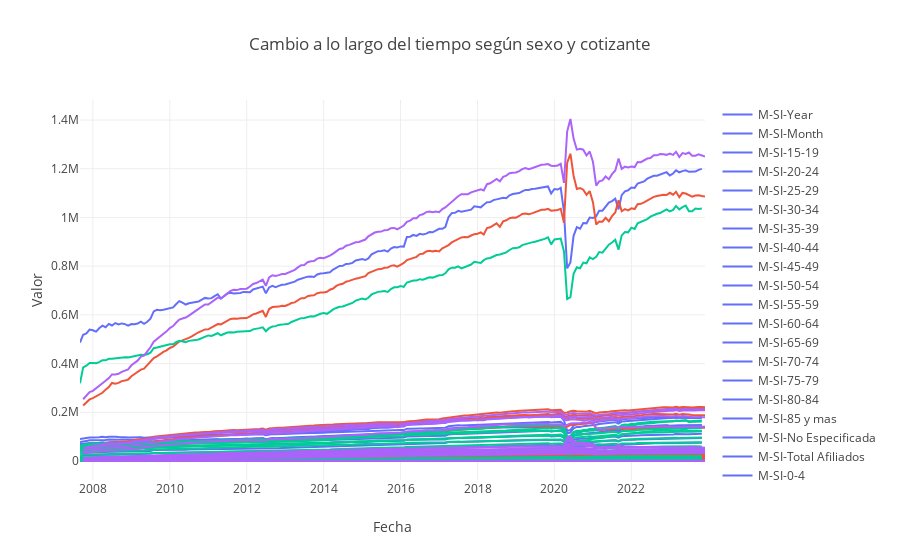
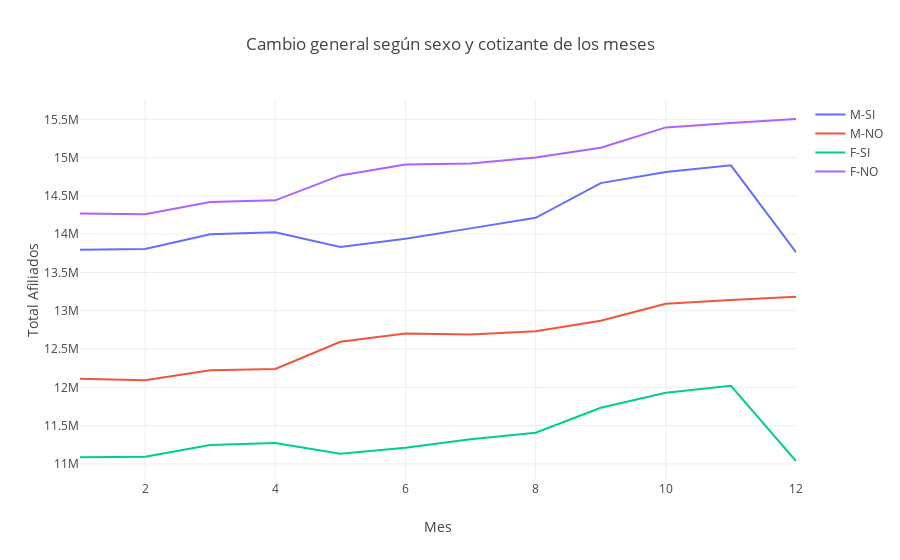
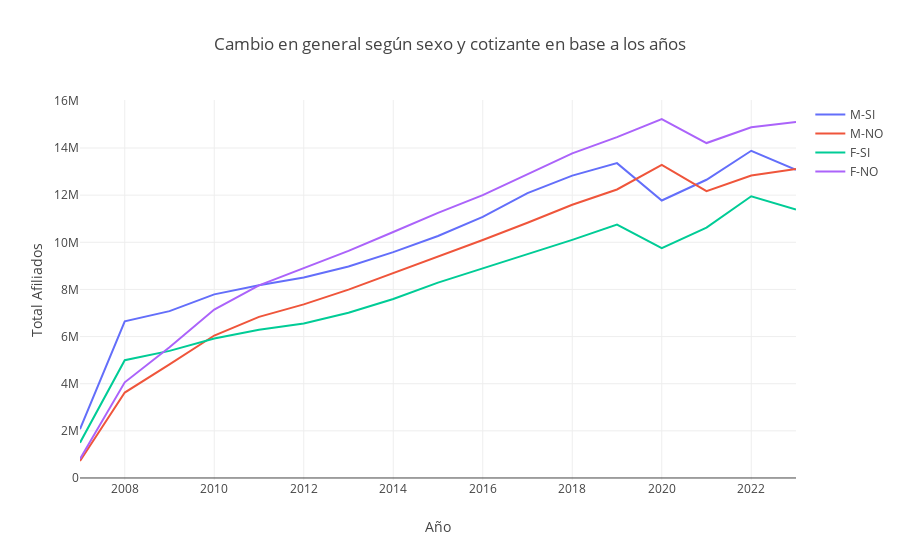

Write notebook code for charts like these, in order.
### Code cell
import pandas as pd
import plotly.graph_objects as go

# Cargar los datos desde el archivo CSV
data = pd.read_csv('data/Base_Creada/Afiliados_Edad_Sexo_Cotizacion.csv')

# Convertir las columnas de fecha a tipo datetime
data['Periodo de Cobertura'] = pd.to_datetime(data['Periodo de Cobertura'])

# Gráfico de tiempo para el cambio a lo largo del tiempo en las columnas numéricas según sexo y cotizante
fig1 = go.Figure()
colors = px.colors.qualitative.Plotly

for i, sexo in enumerate(data['Sexo'].unique()):
    for j, cotizante in enumerate(data['Cotizante'].unique()):
        df = data[(data['Sexo'] == sexo) & (data['Cotizante'] == cotizante)]
        for col in df.columns:
            if df[col].dtype in ['int64', 'float64']:
                fig1.add_trace(go.Scatter(x=df['Periodo de Cobertura'], y=df[col], mode='lines', name=f'{sexo}-{cotizante}-{col}', line=dict(color=colors[(i * len(data['Cotizante'].unique())) + j])))

fig1.update_layout(title='Cambio a lo largo del tiempo según sexo y cotizante',
                   xaxis_title='Fecha',
                   yaxis_title='Valor')

# Gráfico que resume el cambio general según sexo y cotizante de los meses
fig2 = go.Figure()

for i, sexo in enumerate(data['Sexo'].unique()):
    for j, cotizante in enumerate(data['Cotizante'].unique()):
        df = data[(data['Sexo'] == sexo) & (data['Cotizante'] == cotizante)]
        total_afiliados = df.groupby('Month')['Total Afiliados'].sum()
        fig2.add_trace(go.Scatter(x=total_afiliados.index, y=total_afiliados.values, mode='lines', name=f'{sexo}-{cotizante}', line=dict(color=colors[(i * len(data['Cotizante'].unique())) + j])))

fig2.update_layout(title='Cambio general según sexo y cotizante de los meses',
                   xaxis_title='Mes',
                   yaxis_title='Total Afiliados')

# Gráfico que refleja el cambio en general según sexo y cotizante en base a los años
fig3 = go.Figure()

for i, sexo in enumerate(data['Sexo'].unique()):
    for j, cotizante in enumerate(data['Cotizante'].unique()):
        df = data[(data['Sexo'] == sexo) & (data['Cotizante'] == cotizante)]
        total_afiliados = df.groupby('Year')['Total Afiliados'].sum()
        fig3.add_trace(go.Scatter(x=total_afiliados.index, y=total_afiliados.values, mode='lines', name=f'{sexo}-{cotizante}', line=dict(color=colors[(i * len(data['Cotizante'].unique())) + j])))

fig3.update_layout(title='Cambio en general según sexo y cotizante en base a los años',
                   xaxis_title='Año',
                   yaxis_title='Total Afiliados')

# Mostrar los gráficos
fig1.show()
fig2.show()
fig3.show()

### Figure 1 — Plotly figure (JSON) as saved in the notebook; plotly's stock layout.template omitted (floating-point values rounded to 4 significant figures; data arrays with more than 128 entries replaced by an {"elided": "..."} marker saying what was removed)
{"data": [{"line": {"color": "#636EFA"}, "mode": "lines", "name": "M-SI-Year", "type": "scatter", "x": {"elided": "195 str values"}, "y": {"elided": "195 int values"}}, {"line": {"color": "#636EFA"}, "mode": "lines", "name": "M-SI-Month", "type": "scatter", "x": {"elided": "195 str values"}, "y": {"elided": "195 int values"}}, {"line": {"color": "#636EFA"}, "mode": "lines", "name": "M-SI-15-19", "type": "scatter", "x": {"elided": "195 str values"}, "y": {"elided": "195 int values"}}, {"line": {"color": "#636EFA"}, "mode": "lines", "name": "M-SI-20-24", "type": "scatter", "x": {"elided": "195 str values"}, "y": {"elided": "195 int values"}}, {"line": {"color": "#636EFA"}, "mode": "lines", "name": "M-SI-25-29", "type": "scatter", "x": {"elided": "195 str values"}, "y": {"elided": "195 int values"}}, {"line": {"color": "#636EFA"}, "mode": "lines", "name": "M-SI-30-34", "type": "scatter", "x": {"elided": "195 str values"}, "y": {"elided": "195 int values"}}, {"line": {"color": "#636EFA"}, "mode": "lines", "name": "M-SI-35-39", "type": "scatter", "x": {"elided": "195 str values"}, "y": {"elided": "195 int values"}}, {"line": {"color": "#636EFA"}, "mode": "lines", "name": "M-SI-40-44", "type": "scatter", "x": {"elided": "195 str values"}, "y": {"elided": "195 int values"}}, {"line": {"color": "#636EFA"}, "mode": "lines", "name": "M-SI-45-49", "type": "scatter", "x": {"elided": "195 str values"}, "y": {"elided": "195 int values"}}, {"line": {"color": "#636EFA"}, "mode": "lines", "name": "M-SI-50-54", "type": "scatter", "x": {"elided": "195 str values"}, "y": {"elided": "195 int values"}}, {"line": {"color": "#636EFA"}, "mode": "lines", "name": "M-SI-55-59", "type": "scatter", "x": {"elided": "195 str values"}, "y": {"elided": "195 int values"}}, {"line": {"color": "#636EFA"}, "mode": "lines", "name": "M-SI-60-64", "type": "scatter", "x": {"elided": "195 str values"}, "y": {"elided": "195 int values"}}, {"line": {"color": "#636EFA"}, "mode": "lines", "name": "M-SI-65-69", "type": "scatter", "x": {"elided": "195 str values"}, "y": {"elided": "195 int values"}}, {"line": {"color": "#636EFA"}, "mode": "lines", "name": "M-SI-70-74", "type": "scatter", "x": {"elided": "195 str values"}, "y": {"elided": "195 int values"}}, {"line": {"color": "#636EFA"}, "mode": "lines", "name": "M-SI-75-79", "type": "scatter", "x": {"elided": "195 str values"}, "y": {"elided": "195 int values"}}, {"line": {"color": "#636EFA"}, "mode": "lines", "name": "M-SI-80-84", "type": "scatter", "x": {"elided": "195 str values"}, "y": {"elided": "195 int values"}}, {"line": {"color": "#636EFA"}, "mode": "lines", "name": "M-SI-85 y mas", "type": "scatter", "x": {"elided": "195 str values"}, "y": {"elided": "195 int values"}}, {"line": {"color": "#636EFA"}, "mode": "lines", "name": "M-SI-No Especificada", "type": "scatter", "x": {"elided": "195 str values"}, "y": {"elided": "195 int values"}}, {"line": {"color": "#636EFA"}, "mode": "lines", "name": "M-SI-Total Afiliados", "type": "scatter", "x": {"elided": "195 str values"}, "y": {"elided": "195 int values"}}, {"line": {"color": "#636EFA"}, "mode": "lines", "name": "M-SI-0-4", "type": "scatter", "x": {"elided": "195 str values"}, "y": {"elided": "195 null values"}}, {"line": {"color": "#636EFA"}, "mode": "lines", "name": "M-SI-5-9", "type": "scatter", "x": {"elided": "195 str values"}, "y": {"elided": "195 null values"}}, {"line": {"color": "#636EFA"}, "mode": "lines", "name": "M-SI-10-14", "type": "scatter", "x": {"elided": "195 str values"}, "y": {"elided": "195 null values"}}, {"line": {"color": "#EF553B"}, "mode": "lines", "name": "M-NO-Year", "type": "scatter", "x": {"elided": "195 str values"}, "y": {"elided": "195 int values"}}, {"line": {"color": "#EF553B"}, "mode": "lines", "name": "M-NO-Month", "type": "scatter", "x": {"elided": "195 str values"}, "y": {"elided": "195 int values"}}, {"line": {"color": "#EF553B"}, "mode": "lines", "name": "M-NO-15-19", "type": "scatter", "x": {"elided": "195 str values"}, "y": {"elided": "195 int values"}}, {"line": {"color": "#EF553B"}, "mode": "lines", "name": "M-NO-20-24", "type": "scatter", "x": {"elided": "195 str values"}, "y": {"elided": "195 int values"}}, {"line": {"color": "#EF553B"}, "mode": "lines", "name": "M-NO-25-29", "type": "scatter", "x": {"elided": "195 str values"}, "y": {"elided": "195 int values"}}, {"line": {"color": "#EF553B"}, "mode": "lines", "name": "M-NO-30-34", "type": "scatter", "x": {"elided": "195 str values"}, "y": {"elided": "195 int values"}}, {"line": {"color": "#EF553B"}, "mode": "lines", "name": "M-NO-35-39", "type": "scatter", "x": {"elided": "195 str values"}, "y": {"elided": "195 int values"}}, {"line": {"color": "#EF553B"}, "mode": "lines", "name": "M-NO-40-44", "type": "scatter", "x": {"elided": "195 str values"}, "y": {"elided": "195 int values"}}, {"line": {"color": "#EF553B"}, "mode": "lines", "name": "M-NO-45-49", "type": "scatter", "x": {"elided": "195 str values"}, "y": {"elided": "195 int values"}}, {"line": {"color": "#EF553B"}, "mode": "lines", "name": "M-NO-50-54", "type": "scatter", "x": {"elided": "195 str values"}, "y": {"elided": "195 int values"}}, {"line": {"color": "#EF553B"}, "mode": "lines", "name": "M-NO-55-59", "type": "scatter", "x": {"elided": "195 str values"}, "y": {"elided": "195 int values"}}, {"line": {"color": "#EF553B"}, "mode": "lines", "name": "M-NO-60-64", "type": "scatter", "x": {"elided": "195 str values"}, "y": {"elided": "195 int values"}}, {"line": {"color": "#EF553B"}, "mode": "lines", "name": "M-NO-65-69", "type": "scatter", "x": {"elided": "195 str values"}, "y": {"elided": "195 int values"}}, {"line": {"color": "#EF553B"}, "mode": "lines", "name": "M-NO-70-74", "type": "scatter", "x": {"elided": "195 str values"}, "y": {"elided": "195 int values"}}, {"line": {"color": "#EF553B"}, "mode": "lines", "name": "M-NO-75-79", "type": "scatter", "x": {"elided": "195 str values"}, "y": {"elided": "195 int values"}}, {"line": {"color": "#EF553B"}, "mode": "lines", "name": "M-NO-80-84", "type": "scatter", "x": {"elided": "195 str values"}, "y": {"elided": "195 int values"}}, {"line": {"color": "#EF553B"}, "mode": "lines", "name": "M-NO-85 y mas", "type": "scatter", "x": {"elided": "195 str values"}, "y": {"elided": "195 int values"}}, {"line": {"color": "#EF553B"}, "mode": "lines", "name": "M-NO-No Especificada", "type": "scatter", "x": {"elided": "195 str values"}, "y": {"elided": "195 null values"}}, {"line": {"color": "#EF553B"}, "mode": "lines", "name": "M-NO-Total Afiliados", "type": "scatter", "x": {"elided": "195 str values"}, "y": {"elided": "195 int values"}}, {"line": {"color": "#EF553B"}, "mode": "lines", "name": "M-NO-0-4", "type": "scatter", "x": {"elided": "195 str values"}, "y": {"elided": "195 int values"}}, {"line": {"color": "#EF553B"}, "mode": "lines", "name": "M-NO-5-9", "type": "scatter", "x": {"elided": "195 str values"}, "y": {"elided": "195 int values"}}, {"line": {"color": "#EF553B"}, "mode": "lines", "name": "M-NO-10-14", "type": "scatter", "x": {"elided": "195 str values"}, "y": {"elided": "195 int values"}}, {"line": {"color": "#00CC96"}, "mode": "lines", "name": "F-SI-Year", "type": "scatter", "x": {"elided": "195 str values"}, "y": {"elided": "195 int values"}}, {"line": {"color": "#00CC96"}, "mode": "lines", "name": "F-SI-Month", "type": "scatter", "x": {"elided": "195 str values"}, "y": {"elided": "195 int values"}}, {"line": {"color": "#00CC96"}, "mode": "lines", "name": "F-SI-15-19", "type": "scatter", "x": {"elided": "195 str values"}, "y": {"elided": "195 int values"}}, {"line": {"color": "#00CC96"}, "mode": "lines", "name": "F-SI-20-24", "type": "scatter", "x": {"elided": "195 str values"}, "y": {"elided": "195 int values"}}, {"line": {"color": "#00CC96"}, "mode": "lines", "name": "F-SI-25-29", "type": "scatter", "x": {"elided": "195 str values"}, "y": {"elided": "195 int values"}}, {"line": {"color": "#00CC96"}, "mode": "lines", "name": "F-SI-30-34", "type": "scatter", "x": {"elided": "195 str values"}, "y": {"elided": "195 int values"}}, {"line": {"color": "#00CC96"}, "mode": "lines", "name": "F-SI-35-39", "type": "scatter", "x": {"elided": "195 str values"}, "y": {"elided": "195 int values"}}, {"line": {"color": "#00CC96"}, "mode": "lines", "name": "F-SI-40-44", "type": "scatter", "x": {"elided": "195 str values"}, "y": {"elided": "195 int values"}}, {"line": {"color": "#00CC96"}, "mode": "lines", "name": "F-SI-45-49", "type": "scatter", "x": {"elided": "195 str values"}, "y": {"elided": "195 int values"}}, {"line": {"color": "#00CC96"}, "mode": "lines", "name": "F-SI-50-54", "type": "scatter", "x": {"elided": "195 str values"}, "y": {"elided": "195 int values"}}, {"line": {"color": "#00CC96"}, "mode": "lines", "name": "F-SI-55-59", "type": "scatter", "x": {"elided": "195 str values"}, "y": {"elided": "195 int values"}}, {"line": {"color": "#00CC96"}, "mode": "lines", "name": "F-SI-60-64", "type": "scatter", "x": {"elided": "195 str values"}, "y": {"elided": "195 int values"}}, {"line": {"color": "#00CC96"}, "mode": "lines", "name": "F-SI-65-69", "type": "scatter", "x": {"elided": "195 str values"}, "y": {"elided": "195 int values"}}, {"line": {"color": "#00CC96"}, "mode": "lines", "name": "F-SI-70-74", "type": "scatter", "x": {"elided": "195 str values"}, "y": {"elided": "195 int values"}}, {"line": {"color": "#00CC96"}, "mode": "lines", "name": "F-SI-75-79", "type": "scatter", "x": {"elided": "195 str values"}, "y": {"elided": "195 int values"}}, {"line": {"color": "#00CC96"}, "mode": "lines", "name": "F-SI-80-84", "type": "scatter", "x": {"elided": "195 str values"}, "y": {"elided": "195 int values"}}, {"line": {"color": "#00CC96"}, "mode": "lines", "name": "F-SI-85 y mas", "type": "scatter", "x": {"elided": "195 str values"}, "y": {"elided": "195 int values"}}, {"line": {"color": "#00CC96"}, "mode": "lines", "name": "F-SI-No Especificada", "type": "scatter", "x": {"elided": "195 str values"}, "y": {"elided": "195 int values"}}, {"line": {"color": "#00CC96"}, "mode": "lines", "name": "F-SI-Total Afiliados", "type": "scatter", "x": {"elided": "195 str values"}, "y": {"elided": "195 int values"}}, {"line": {"color": "#00CC96"}, "mode": "lines", "name": "F-SI-0-4", "type": "scatter", "x": {"elided": "195 str values"}, "y": {"elided": "195 null values"}}, {"line": {"color": "#00CC96"}, "mode": "lines", "name": "F-SI-5-9", "type": "scatter", "x": {"elided": "195 str values"}, "y": {"elided": "195 null values"}}, {"line": {"color": "#00CC96"}, "mode": "lines", "name": "F-SI-10-14", "type": "scatter", "x": {"elided": "195 str values"}, "y": {"elided": "195 null values"}}, {"line": {"color": "#AB63FA"}, "mode": "lines", "name": "F-NO-Year", "type": "scatter", "x": {"elided": "195 str values"}, "y": {"elided": "195 int values"}}, {"line": {"color": "#AB63FA"}, "mode": "lines", "name": "F-NO-Month", "type": "scatter", "x": {"elided": "195 str values"}, "y": {"elided": "195 int values"}}, {"line": {"color": "#AB63FA"}, "mode": "lines", "name": "F-NO-15-19", "type": "scatter", "x": {"elided": "195 str values"}, "y": {"elided": "195 int values"}}, {"line": {"color": "#AB63FA"}, "mode": "lines", "name": "F-NO-20-24", "type": "scatter", "x": {"elided": "195 str values"}, "y": {"elided": "195 int values"}}, {"line": {"color": "#AB63FA"}, "mode": "lines", "name": "F-NO-25-29", "type": "scatter", "x": {"elided": "195 str values"}, "y": {"elided": "195 int values"}}, {"line": {"color": "#AB63FA"}, "mode": "lines", "name": "F-NO-30-34", "type": "scatter", "x": {"elided": "195 str values"}, "y": {"elided": "195 int values"}}, {"line": {"color": "#AB63FA"}, "mode": "lines", "name": "F-NO-35-39", "type": "scatter", "x": {"elided": "195 str values"}, "y": {"elided": "195 int values"}}, {"line": {"color": "#AB63FA"}, "mode": "lines", "name": "F-NO-40-44", "type": "scatter", "x": {"elided": "195 str values"}, "y": {"elided": "195 int values"}}, {"line": {"color": "#AB63FA"}, "mode": "lines", "name": "F-NO-45-49", "type": "scatter", "x": {"elided": "195 str values"}, "y": {"elided": "195 int values"}}, {"line": {"color": "#AB63FA"}, "mode": "lines", "name": "F-NO-50-54", "type": "scatter", "x": {"elided": "195 str values"}, "y": {"elided": "195 int values"}}, {"line": {"color": "#AB63FA"}, "mode": "lines", "name": "F-NO-55-59", "type": "scatter", "x": {"elided": "195 str values"}, "y": {"elided": "195 int values"}}, {"line": {"color": "#AB63FA"}, "mode": "lines", "name": "F-NO-60-64", "type": "scatter", "x": {"elided": "195 str values"}, "y": {"elided": "195 int values"}}, {"line": {"color": "#AB63FA"}, "mode": "lines", "name": "F-NO-65-69", "type": "scatter", "x": {"elided": "195 str values"}, "y": {"elided": "195 int values"}}, {"line": {"color": "#AB63FA"}, "mode": "lines", "name": "F-NO-70-74", "type": "scatter", "visible": "legendonly", "x": {"elided": "195 str values"}, "y": {"elided": "195 int values"}}, {"line": {"color": "#AB63FA"}, "mode": "lines", "name": "F-NO-75-79", "type": "scatter", "visible": "legendonly", "x": {"elided": "195 str values"}, "y": {"elided": "195 int values"}}, {"line": {"color": "#AB63FA"}, "mode": "lines", "name": "F-NO-80-84", "type": "scatter", "visible": "legendonly", "x": {"elided": "195 str values"}, "y": {"elided": "195 int values"}}, {"line": {"color": "#AB63FA"}, "mode": "lines", "name": "F-NO-85 y mas", "type": "scatter", "visible": "legendonly", "x": {"elided": "195 str values"}, "y": {"elided": "195 int values"}}, {"line": {"color": "#AB63FA"}, "mode": "lines", "name": "F-NO-No Especificada", "type": "scatter", "visible": "legendonly", "x": {"elided": "195 str values"}, "y": {"elided": "195 null values"}}, {"line": {"color": "#AB63FA"}, "mode": "lines", "name": "F-NO-Total Afiliados", "type": "scatter", "x": {"elided": "195 str values"}, "y": {"elided": "195 int values"}}, {"line": {"color": "#AB63FA"}, "mode": "lines", "name": "F-NO-0-4", "type": "scatter", "x": {"elided": "195 str values"}, "y": {"elided": "195 int values"}}, {"line": {"color": "#AB63FA"}, "mode": "lines", "name": "F-NO-5-9", "type": "scatter", "x": {"elided": "195 str values"}, "y": {"elided": "195 int values"}}, {"line": {"color": "#AB63FA"}, "mode": "lines", "name": "F-NO-10-14", "type": "scatter", "x": {"elided": "195 str values"}, "y": {"elided": "195 int values"}}], "layout": {"autosize": true, "title": {"text": "Cambio a lo largo del tiempo según sexo y cotizante"}, "xaxis": {"autorange": true, "range": ["2007-09-01", "2023-12-01"], "title": {"text": "Fecha"}, "type": "date"}, "yaxis": {"autorange": true, "range": [-78020.0, 1482000.0], "title": {"text": "Valor"}, "type": "linear"}}}

### Figure 2 — Plotly figure (JSON) as saved in the notebook; plotly's stock layout.template omitted (floating-point values rounded to 4 significant figures)
{"data": [{"line": {"color": "#636EFA"}, "mode": "lines", "name": "M-SI", "type": "scatter", "x": [1, 2, 3, 4, 5, 6, 7, 8, 9, 10, 11, 12], "y": [13796002, 13807742, 13998238, 14026202, 13832977, 13941202, 14076341, 14213695, 14667857, 14814199, 14899262, 13764844]}, {"line": {"color": "#EF553B"}, "mode": "lines", "name": "M-NO", "type": "scatter", "x": [1, 2, 3, 4, 5, 6, 7, 8, 9, 10, 11, 12], "y": [12110475, 12093047, 12223679, 12239189, 12595019, 12704245, 12690956, 12732095, 12869512, 13092117, 13140087, 13184134]}, {"line": {"color": "#00CC96"}, "mode": "lines", "name": "F-SI", "type": "scatter", "x": [1, 2, 3, 4, 5, 6, 7, 8, 9, 10, 11, 12], "y": [11087680, 11091625, 11246980, 11271882, 11130731, 11209098, 11322048, 11407629, 11732646, 11928374, 12018879, 11037265]}, {"line": {"color": "#AB63FA"}, "mode": "lines", "name": "F-NO", "type": "scatter", "x": [1, 2, 3, 4, 5, 6, 7, 8, 9, 10, 11, 12], "y": [14268988, 14261637, 14419168, 14442605, 14767902, 14909345, 14922805, 15002156, 15129889, 15395400, 15452314, 15505085]}], "layout": {"autosize": true, "title": {"text": "Cambio general según sexo y cotizante de los meses"}, "xaxis": {"autorange": true, "range": [1, 12], "title": {"text": "Mes"}, "type": "linear"}, "yaxis": {"autorange": true, "range": [10790000.0, 15750000.0], "title": {"text": "Total Afiliados"}, "type": "linear"}}}

### Figure 3 — Plotly figure (JSON) as saved in the notebook; plotly's stock layout.template omitted (floating-point values rounded to 4 significant figures)
{"data": [{"line": {"color": "#636EFA"}, "mode": "lines", "name": "M-SI", "type": "scatter", "x": [2007, 2008, 2009, 2010, 2011, 2012, 2013, 2014, 2015, 2016, 2017, 2018, 2019, 2020, 2021, 2022, 2023], "y": [2068582, 6647920, 7079096, 7791626, 8181059, 8502852, 8974776, 9583904, 10267958, 11076425, 12086595, 12831324, 13359329, 11774246, 12653837, 13883919, 13075113]}, {"line": {"color": "#EF553B"}, "mode": "lines", "name": "M-NO", "type": "scatter", "x": [2007, 2008, 2009, 2010, 2011, 2012, 2013, 2014, 2015, 2016, 2017, 2018, 2019, 2020, 2021, 2022, 2023], "y": [720356, 3624305, 4819169, 6044123, 6834416, 7366173, 7993216, 8692349, 9414205, 10097658, 10831127, 11593287, 12242378, 13282296, 12167488, 12837142, 13114867]}, {"line": {"color": "#00CC96"}, "mode": "lines", "name": "F-SI", "type": "scatter", "x": [2007, 2008, 2009, 2010, 2011, 2012, 2013, 2014, 2015, 2016, 2017, 2018, 2019, 2020, 2021, 2022, 2023], "y": [1497275, 4996669, 5392556, 5917990, 6287440, 6551068, 7012286, 7596980, 8290300, 8890604, 9482734, 10102760, 10753001, 9750567, 10623470, 11951894, 11387243]}, {"line": {"color": "#AB63FA"}, "mode": "lines", "name": "F-NO", "type": "scatter", "x": [2007, 2008, 2009, 2010, 2011, 2012, 2013, 2014, 2015, 2016, 2017, 2018, 2019, 2020, 2021, 2022, 2023], "y": [803249, 4059250, 5545221, 7146863, 8175968, 8889816, 9634688, 10435401, 11249213, 12003490, 12876055, 13775390, 14460953, 15231922, 14211953, 14877736, 15100126]}], "layout": {"autosize": true, "title": {"text": "Cambio en general según sexo y cotizante en base a los años"}, "xaxis": {"autorange": true, "range": [2007, 2023], "title": {"text": "Año"}, "type": "linear"}, "yaxis": {"autorange": true, "range": [-85840.0, 16040000.0], "title": {"text": "Total Afiliados"}, "type": "linear"}}}
